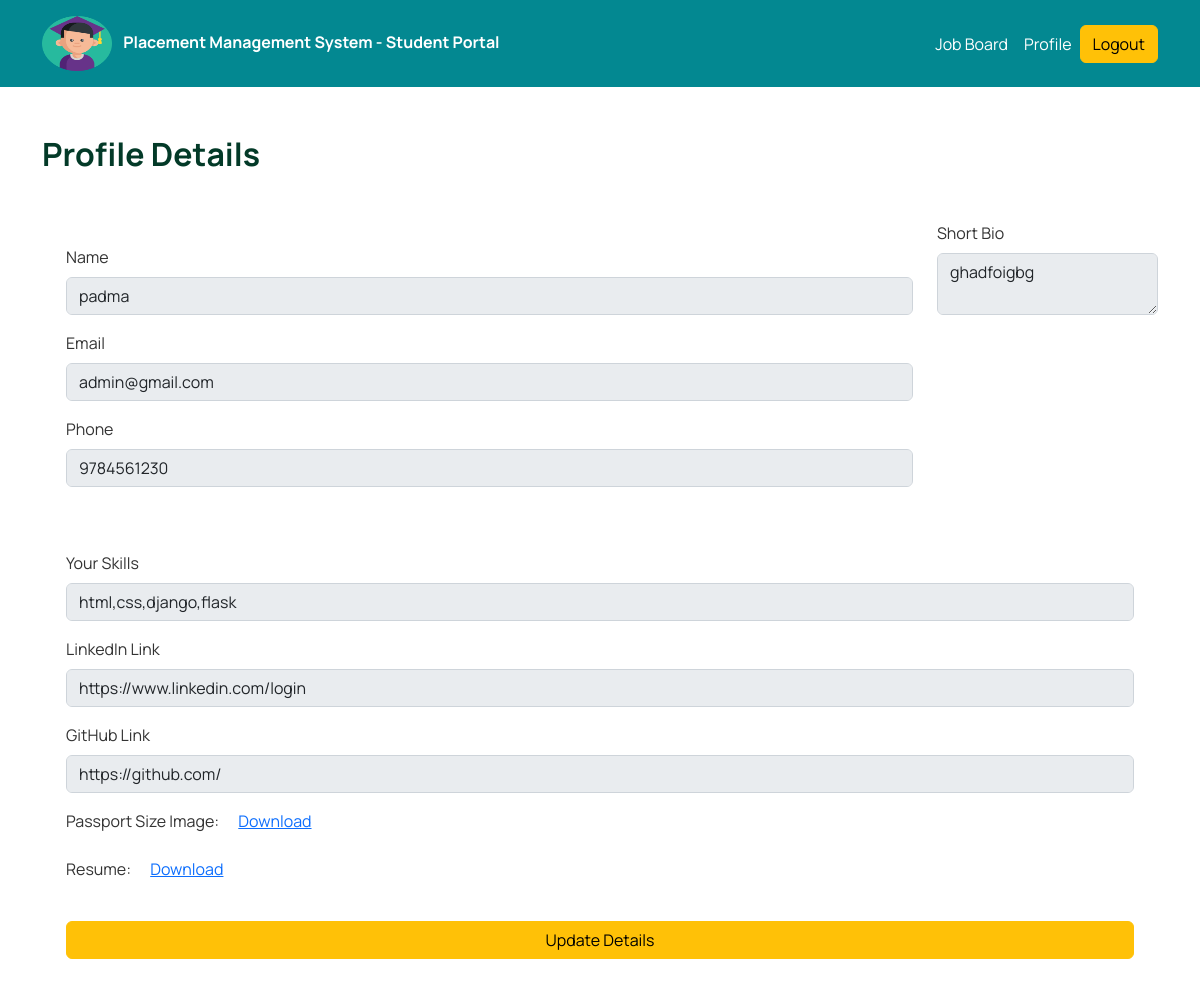
Screenshot of /student-profile/ (signed in) with the database file from the repository.
### base/models.py (models this page shows)
class BaseModel(models.Model):
    id = models.UUIDField(primary_key=True, default=uuid.uuid4, editable=False)
    created_at = models.DateTimeField(auto_now=True)
    updated_at = models.DateTimeField(auto_now_add=True)
    class Meta:
        abstract = True

class MyBaseUser(AbstractBaseUser, PermissionsMixin, BaseModel):
    email = models.EmailField(max_length=100, unique=True)
    name = models.CharField(max_length=100, validators=[validate_name])
    phone = models.CharField(max_length=13, null=True, blank=True)
    is_staff = models.BooleanField(default=False)
    is_superuser = models.BooleanField(default=False)
    is_active = models.BooleanField(default=True)
    objects = UserManager()
    USERNAME_FIELD = 'email'
    EMAIL_FIELD = 'email'
    REQUIRED_FIELDS = []

### authentication/models.py (models this page shows, shortened)
class StudentModel(MyBaseUser):
    roll_no = models.IntegerField()
    bio = models.TextField(null=True, blank=True)
    skills = models.TextField(null=True, blank=True)
    resume = models.FileField(upload_to="resume", max_length=100, blank=True, validators=[validate_file_extension_pdf, validate_file_size])
    headshot = models.ImageField(upload_to="headshot", height_field=None, width_field=None, max_length=None, blank=True)
    linkedIn_link = models.URLField(max_length=200, null=True, blank=True)
    gitHub_link = models.URLField(max_length=200, null=True, blank=True)
    class Meta:
        db_table = 'student'

### authentication/views.py (the view)
# urls.py: path("student-profile/", views.student_profile, name="student-profile"),
@login_required(login_url='/student-login/')
def student_profile(request):
    context["user"] = StudentModel.objects.get(email=request.user)
    return render(request, "student/profile.html", context)

### templates/student/profile.html (shortened to what this page needs)
{% extends '../student_base.html' %}
{% load static %}
{% block content %}
    <section class="student_profile py-5 container">
        <h2 class="text fw-bolder mb-5" style="color: rgb(3, 58, 40);">Profile Details</h2>
        <div class="d-md-flex justify-content-around align-items-start">
            <div class="flex-fill p-md-4">
                <div class="mb-3">
                    <label for="name" class="form-label">Name</label>
                    <input type="text" class="form-control" id="name" name=" " value="{{ user.name | safe }}" disabled
                        aria-disabled="disabled">
                </div>
                <div class="mb-3">
                    <label for="email" class="form-label">Email</label>
                    <input type="email" class="form-control" id="email" name=" " value="{{ user.email | safe }}" disabled
                        aria-disabled="disabled">
                </div>
                <div class="mb-3">
                    <label for="phone" class="form-label">Phone</label>
                    <input type="tel" class="form-control" id="phone" name="phone" value="{{ user.phone | safe }}" disabled
                        aria-disabled="disabled">
                </div>
                </div>
                <div class="mb-3">
                    <label for="bioInput" class="form-label">Short Bio</label>
                    <textarea type="text" class="form-control" id="bioInput" required aria-required name="bio"
                        disabled>{{ user.bio | safe }}</textarea>
                </div>
            </div>
            <div class="flex-fill p-md-4">
                <div class="mb-3">
                    <label for="skillInput" class="form-label">Your Skills</label>
                    <input type="text" class="form-control" id="skillInput" required name="skills"
                        value="{{ user.skills | safe }}" disabled>
                </div>
                <div class="mb-3">
                    <label for="LinkedIn" class="form-label">LinkedIn Link</label>
                    <input class="form-control" type="url" name="linkedIn_link" id="LinkedIn"
                        value="{{ user.linkedIn_link | safe }}" required aria-required disabled>
                </div>
                <div class="mb-3">
                    <label for="github" class="form-label">GitHub Link</label>
                    <input class="form-control" type="url" name="gitHub_link" id="github" value="{{ user.gitHub_link | safe }}"
                        required aria-required disabled>
                </div>
                <div class="mb-3">
                    <label for="headshot" class="form-label">Passport Size Image:</label>
                    {% if user.headshot %}
                    <a href="{{ user.headshot.url }}" target="_blank" class="ms-3" id="download-headshot"
                    download="{{ user.headshot.url }}">Download</a>
                    {% else %}
                    <a href="{% static 'img/logo.png' %}" target="_blank" class="ms-3" id="download-headshot"
                    download="{% static 'img/logo.png' %}">Download</a>
                    {% endif %}
                </div>
                <div class="mb-3">
                    <label for="resumeFile" class="form-label">Resume:</label>
                    <a href="{{ user.resume.url }}" class="ms-3" id="download-resume"
                        download="{{ user.resume.url }}">Download</a>
                </div>
                <button type="button" id="update-profile" class="mt-3 btn btn-warning w-100" data-bs-toggle="modal"
                    data-bs-target="#profileUpdate">Update Details</button>
            </div>
    </section>
{% endblock content %}

### static/css/style.css (style rules this page uses)
body { background: url('../img/placement_bg.jpg') no-repeat center center fixed; background-size: cover; font-family: 'Manrope', sans-serif; color: #333; }
html, body { height: 100%; }
.container_fluid { min-height: 100%; position: relative; padding-bottom: 100px; }

### rows the page displays
MyBaseUser: name "padma", email "admin@gmail.com", phone "9784561230"
StudentModel: bio "ghadfoigbg", skills "html,css,django,flask", linkedIn_link "https://www.linkedin.com/login", gitHub_link "https://github.com/"
